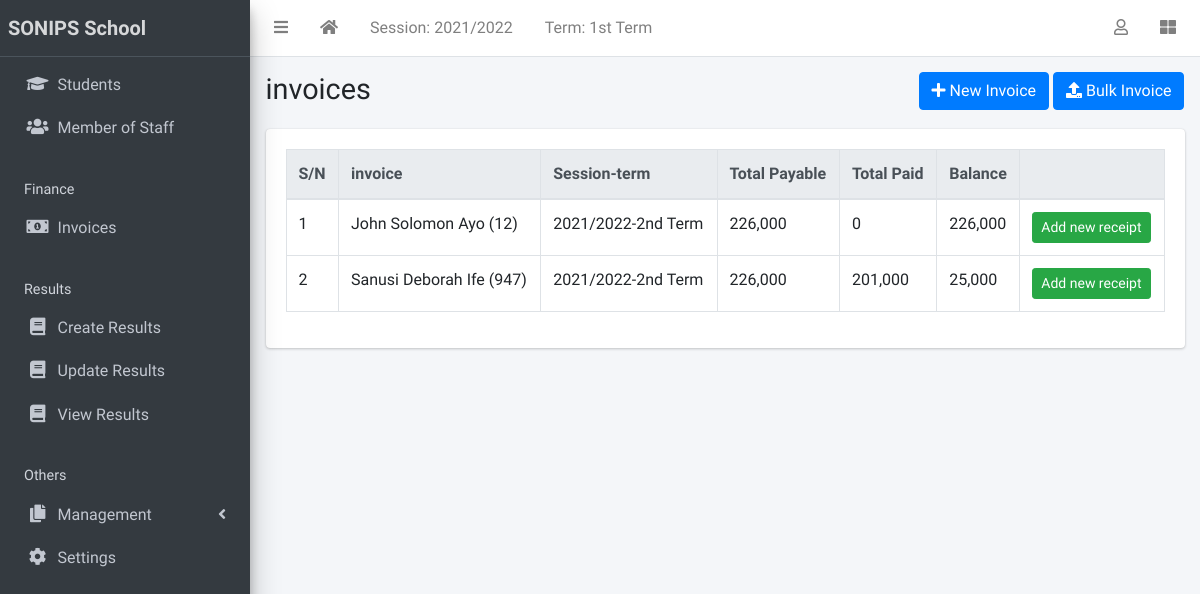
Screenshot of /finance/list/ (signed in) with the database file from the repository.
### apps/corecode/models.py (models this page shows)
class AcademicSession(models.Model):
    name = models.CharField(max_length=200, unique=True)
    current = models.BooleanField(default=True)
    class Meta:
        ordering = ["-name"]
    def __str__(self):
        return self.name

class AcademicTerm(models.Model):
    name = models.CharField(max_length=20, unique=True)
    current = models.BooleanField(default=True)
    class Meta:
        ordering = ["name"]
    def __str__(self):
        return self.name

### apps/finance/models.py (models this page shows, shortened)
class Invoice(models.Model):
    student = models.ForeignKey(Student, on_delete=models.CASCADE)
    session = models.ForeignKey(AcademicSession, on_delete=models.CASCADE)
    term = models.ForeignKey(AcademicTerm, on_delete=models.CASCADE)
    class_for = models.ForeignKey(StudentClass, on_delete=models.CASCADE)
    balance_from_previous_term = models.IntegerField(default=0)
    status = models.CharField(
        max_length=20,
        choices=[("active", "Active"), ("closed", "Closed")],
        default="active",
    )
    class Meta:
        ordering = ["student", "term"]
    def __str__(self):
        return f"{self.student}"
    def balance(self):
        payable = self.total_amount_payable()
        paid = self.total_amount_paid()
        return payable - paid
    def amount_payable(self):
        items = InvoiceItem.objects.filter(invoice=self)
        total = 0
        for item in items:
            total += item.amount
        return total
    def total_amount_payable(self):
        return self.balance_from_previous_term + self.amount_payable()
    def total_amount_paid(self):
        receipts = Receipt.objects.filter(invoice=self)
        amount = 0
        for receipt in receipts:
            amount += receipt.amount_paid
        return amount

class InvoiceItem(models.Model):
    invoice = models.ForeignKey(Invoice, on_delete=models.CASCADE)
    description = models.CharField(max_length=200)
    amount = models.IntegerField()

class Receipt(models.Model):
    invoice = models.ForeignKey(Invoice, on_delete=models.CASCADE)
    amount_paid = models.IntegerField()
    date_paid = models.DateField(default=timezone.now)
    comment = models.CharField(max_length=200, blank=True)

### apps/students/models.py (models this page shows, shortened)
class Student(models.Model):
    STATUS_CHOICES = [("active", "Active"), ("inactive", "Inactive")]
    GENDER_CHOICES = [("male", "Male"), ("female", "Female")]
    current_status = models.CharField(
        max_length=10, choices=STATUS_CHOICES, default="active"
    )
    registration_number = models.CharField(max_length=200, unique=True)
    surname = models.CharField(max_length=200)
    firstname = models.CharField(max_length=200)
    other_name = models.CharField(max_length=200, blank=True)
    gender = models.CharField(max_length=10, choices=GENDER_CHOICES, default="male")
    date_of_birth = models.DateField(default=timezone.now)
    current_class = models.ForeignKey(
        StudentClass, on_delete=models.SET_NULL, blank=True, null=True
    )
    date_of_admission = models.DateField(default=timezone.now)
    mobile_num_regex = RegexValidator(
        regex="^([0|\+[0-9]{1,5})?([0-9]{10})$", message="Entered mobile number isn't in a right format!"
    )
    parent_mobile_number = models.CharField(
        validators=[mobile_num_regex], max_length=13, blank=True
    )
    address = models.TextField(blank=True)
    others = models.TextField(blank=True)
    passport = models.ImageField(blank=True, upload_to="students/passports/")
    class Meta:
        ordering = ["surname", "firstname", "other_name"]
    def __str__(self):
        return f"{self.surname} {self.firstname} {self.other_name} ({self.registration_number})"

### apps/finance/views.py (the view)
# urls.py: path("list/", InvoiceListView.as_view(), name="invoice-list"),
class InvoiceListView(LoginRequiredMixin, ListView):
    model = Invoice

### apps/corecode/context_processors.py (called while the page is built)
def site_defaults(request):
    current_session = AcademicSession.objects.get(current=True)
    current_term = AcademicTerm.objects.get(current=True)
    contexts = {
        "current_session": current_session.name,
        "current_term": current_term.name,
    }
    return contexts

### apps/finance/templates/finance/invoice_list.html (shortened to what this page needs)
{% extends 'base.html' %}
{% load humanize %}
{% block title %}invoices{% endblock title %}
{% block breadcrumb %}
<a class="btn btn-primary" href="{% url 'invoice-create' %}"><i
    class="fas fa-plus"></i> New Invoice</a>
<a class="btn btn-primary" href="{% url 'bulk-invoice' %}"><i
    class="fas fa-upload"></i> Bulk Invoice</a>
{% endblock breadcrumb %}
{% block content %}
  <div class="table-responsive">
    <table id="invoicetable" class="table table-bordered table-hover">
      <thead class="thead-light">
        <tr>
          <th>S/N</th>
          <th>invoice</th>
          <th>Session-term</th>
          <th>Total Payable</th>
          <th>Total Paid</th>
          <th>Balance</th>
          <th></th>
        </tr>
      </thead>
      <tbody>
        {% for invoice in object_list %}
          <tr class='clickable-row' data-href="{% url 'invoice-detail' invoice.id %}">
            <td>{{ forloop.counter}}</td>
            <td>{{ invoice}}</td>
            <td>{{ invoice.session}}-{{ invoice.term}}</td>
            <td>{{ invoice.total_amount_payable | intcomma }}</td>
            <td>{{ invoice.total_amount_paid | intcomma }}</td>
            <td>{{ invoice.balance | intcomma }}</td>
            <td><a class="btn btn-success btn-sm"
                href="{% url 'receipt-create' %}?invoice={{ invoice.id }}">Add new
                receipt</a></td>
          </tr>
        {% endfor %}
      </tbody>
    </table>
  </div>
{% endblock content %}

### templates/base.html (shortened to what this page needs)
{% load static %}
<!DOCTYPE html>
<html lang="en">
<head>
  <link rel="stylesheet" href="{% static 'plugins/fontawesome-free/css/all.min.css' %}">
  <link rel="stylesheet" href="{% static 'plugins/toastr/toastr.min.css' %}">
  <link rel="stylesheet" href="{% static 'plugins/overlayScrollbars/css/OverlayScrollbars.min.css' %}">
  <link rel="stylesheet" href="{% static 'plugins/Datatables/datatables.min.css' %}" />
  <link rel="stylesheet" href="{% static 'dist/css/adminlte.min.css' %}">
</head>
<body
  class="hold-transition sidebar-mini layout-fixed layout-navbar-fixed layout-footer-fixed">
  <div class="wrapper">
    <nav class="main-header navbar navbar-expand navbar-white navbar-light">
      <ul class="navbar-nav">
        <li class="nav-item">
          <a class="nav-link" data-widget="pushmenu" href="#" role="button"><i
              class="fas fa-bars"></i></a>
        </li>
        <li class="nav-item d-none d-sm-inline-block">
          <a href="{% url 'home' %} " class="nav-link"><i class="fa fa-home"></i></a>
        </li>
        <li class="nav-item d-none d-sm-inline-block">
          <a href="{% url 'current-session' %}" class="nav-link">Session: {{ current_session }}</a>
        </li>
        <li class="nav-item d-none d-sm-inline-block">
          <a href="{% url 'current-session' %}" class="nav-link">Term: {{ current_term }}</a>
        </li>
      </ul>
      <ul class="navbar-nav ml-auto">
        <li class="nav-item dropdown">
          <a class="nav-link" data-toggle="dropdown" href="#">
            <i class="far fa-user"></i>
          </a>
        </li>
        <li class="nav-item">
          <a class="nav-link" data-widget="control-sidebar" data-slide="true"
            href="#" role="button"><i class="fas fa-th-large"></i></a>
        </li>
      </ul>
    </nav>
    <aside class="main-sidebar sidebar-dark-primary elevation-4">
      <a href="{% url 'home' %}" class="brand-link"><strong>SONIPS School</strong></a>
      <div class="sidebar">
        <nav class="mt-2">
          <ul class="nav nav-pills nav-sidebar flex-column"
            data-widget="treeview" role="menu" data-accordion="false">
            <li class="nav-item">
              <a href="{% url 'student-list' %}" class="nav-link">
                <i class="nav-icon fas fa-graduation-cap"></i>
                <p>
                  Students
                </p>
              </a>
            </li>
            <li class="nav-item">
              <a href="{% url 'staff-list' %}" class="nav-link">
                <i class="nav-icon fas fa-users"></i>
                <p>
                  Member of Staff
                </p>
              </a>
            </li>
            <li class="nav-header">Finance</li>
            <li class="nav-item">
              <a href="{% url 'invoice-list' %}" class="nav-link">
                <i class="nav-icon fas fa-money-bill-alt"></i>
                <p>
                  Invoices
                </p>
              </a>
            </li>
            <li class="nav-header">Results</li>
            <li class="nav-item">
              <a href="{% url 'create-result' %}" class="nav-link">
                <i class="nav-icon fa fa-book"></i>
                <p>
                  Create Results
                </p>
              </a>
            </li>
            <li class="nav-item">
              <a href="{% url 'edit-results' %}" class="nav-link">
                <i class="nav-icon fa fa-book"></i>
                <p>
                  Update Results
                </p>
              </a>
            </li>
            <li class="nav-item">
              <a href="{% url 'view-results' %}" class="nav-link">
                <i class="nav-icon fa fa-book"></i>
                <p>
                  View Results
                </p>
              </a>
            </li>
            <li class="nav-header">Others</li>
            <li class="nav-item has-treeview">
              <a href="#" class="nav-link">
                <i class="nav-icon fas fa-copy"></i>
                <p>
                  Management
                  <i class="fas fa-angle-left right"></i>
                </p>
              </a>
            </li>
            <li class="nav-item">
              <a href="#" class="nav-link">
                <i class="nav-icon fas fa-cog"></i>
                <p>
                  Settings
                </p>
              </a>
            </li>
          </ul>
        </nav>
      </div>
    </aside>
    <div class="content-wrapper">
      <section class="content-header">
        <div class="container-fluid">
          <div class="row mb-1">
            <div class="col-sm-8">
              <h1>{% block title %}{% endblock title %}</h1>
            </div>
            <div class="col-sm-4">
              <ol class="breadcrumb float-sm-right">
                <li class="breadcrumb-item">{% block breadcrumb %}{% endblock breadcrumb %}</li>
              </ol>
            </div>
          </div>
        </div>
      </section>
      <section class="content">
        <div class="container-fluid">
          <div class="row">
            <div class="col-md-12">
              {% block fullcard %}
              <div class="card">
                <div class="card-body">
                  <div class="row">
                    <div class="col">
                      {% block content %}
                      {% endblock content %}
                    </div>
                  </div>
                </div>
              </div>
              {% endblock fullcard %}
            </div>
          </div>
        </div>
      </section>
    </div>
  </div>
</body>
</html>

### rows the page displays
AcademicSession: name "2021/2022"
AcademicTerm: name "1st Term"
Invoice: student.registration_number "John Solomon Ayo (12)", session "2021/2022", term "2nd Term", total_amount_payable "226,000", total_amount_paid "0", balance "226,000"
Invoice: student.registration_number "Sanusi Deborah Ife (947)", session "2021/2022", term "2nd Term", total_amount_payable "226,000", total_amount_paid "201,000", balance "25,000"
